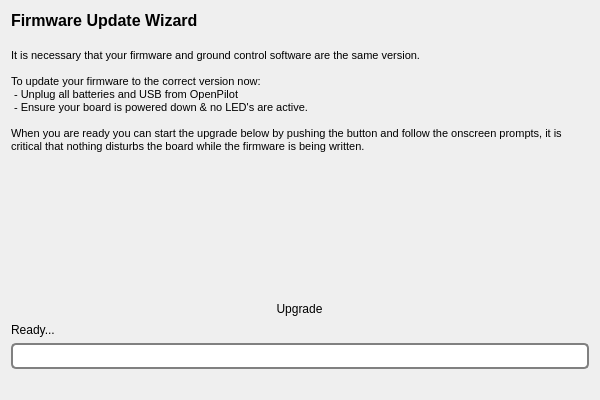
<?xml version="1.0" encoding="UTF-8"?>
<ui version="4.0">
 <class>AutoUpdatePage</class>
 <widget class="QWizardPage" name="AutoUpdatePage">
  <property name="geometry">
   <rect>
    <x>0</x>
    <y>0</y>
    <width>600</width>
    <height>400</height>
   </rect>
  </property>
  <property name="windowTitle">
   <string>WizardPage</string>
  </property>
  <layout class="QVBoxLayout" name="verticalLayout">
   <item>
    <widget class="QLabel" name="label">
     <property name="text">
      <string>&lt;!DOCTYPE HTML PUBLIC &quot;-//W3C//DTD HTML 4.0//EN&quot; &quot;http://www.w3.org/TR/REC-html40/strict.dtd&quot;&gt;
&lt;html&gt;&lt;head&gt;&lt;meta name=&quot;qrichtext&quot; content=&quot;1&quot; /&gt;&lt;style type=&quot;text/css&quot;&gt;
p, li { white-space: pre-wrap; }
&lt;/style&gt;&lt;/head&gt;&lt;body style=&quot; font-family:'MS Shell Dlg 2'; font-size:8pt; font-weight:400; font-style:normal;&quot;&gt;
&lt;p style=&quot; margin-top:0px; margin-bottom:0px; margin-left:0px; margin-right:0px; -qt-block-indent:0; text-indent:0px;&quot;&gt;&lt;span style=&quot; font-size:12pt; font-weight:600;&quot;&gt;Firmware Update Wizard&lt;/span&gt;&lt;/p&gt;
&lt;p style=&quot;-qt-paragraph-type:empty; margin-top:0px; margin-bottom:0px; margin-left:0px; margin-right:0px; -qt-block-indent:0; text-indent:0px; font-size:12pt; font-weight:600;&quot;&gt;&lt;br /&gt;&lt;/p&gt;
&lt;p style=&quot; margin-top:0px; margin-bottom:0px; margin-left:0px; margin-right:0px; -qt-block-indent:0; text-indent:0px;&quot;&gt;It is necessary that your firmware and ground control software are the same version.&lt;/p&gt;
&lt;p style=&quot;-qt-paragraph-type:empty; margin-top:0px; margin-bottom:0px; margin-left:0px; margin-right:0px; -qt-block-indent:0; text-indent:0px;&quot;&gt;&lt;br /&gt;&lt;/p&gt;
&lt;p style=&quot; margin-top:0px; margin-bottom:0px; margin-left:0px; margin-right:0px; -qt-block-indent:0; text-indent:0px;&quot;&gt;To update your firmware to the correct version now:&lt;/p&gt;
&lt;p style=&quot; margin-top:0px; margin-bottom:0px; margin-left:0px; margin-right:0px; -qt-block-indent:0; text-indent:0px;&quot;&gt; - Unplug all batteries and USB from OpenPilot&lt;/p&gt;
&lt;p style=&quot; margin-top:0px; margin-bottom:0px; margin-left:0px; margin-right:0px; -qt-block-indent:0; text-indent:0px;&quot;&gt; - Ensure your board is powered down &amp;amp; no LED's are active.&lt;/p&gt;
&lt;p style=&quot;-qt-paragraph-type:empty; margin-top:0px; margin-bottom:0px; margin-left:0px; margin-right:0px; -qt-block-indent:0; text-indent:0px;&quot;&gt;&lt;br /&gt;&lt;/p&gt;
&lt;p style=&quot; margin-top:0px; margin-bottom:0px; margin-left:0px; margin-right:0px; -qt-block-indent:0; text-indent:0px;&quot;&gt;When you are ready you can start the upgrade below by pushing the button and follow the onscreen prompts, it is critical that nothing disturbs the board while the firmware is being written.&lt;/p&gt;&lt;/body&gt;&lt;/html&gt;</string>
     </property>
     <property name="alignment">
      <set>Qt::AlignLeading|Qt::AlignLeft|Qt::AlignTop</set>
     </property>
     <property name="wordWrap">
      <bool>true</bool>
     </property>
    </widget>
   </item>
   <item>
    <spacer name="verticalSpacer">
     <property name="orientation">
      <enum>Qt::Vertical</enum>
     </property>
     <property name="sizeHint" stdset="0">
      <size>
       <width>20</width>
       <height>40</height>
      </size>
     </property>
    </spacer>
   </item>
   <item>
    <layout class="QHBoxLayout" name="horizontalLayout">
     <item>
      <widget class="QToolButton" name="startUpdate">
       <property name="toolTip">
        <string>Upgrade now</string>
       </property>
       <property name="styleSheet">
        <string notr="true">QToolButton { border: none }</string>
       </property>
       <property name="text">
        <string>Upgrade</string>
       </property>
       <property name="icon">
        <iconset resource="../wizardResources.qrc">
         <normaloff>:/setupwizard/resources/bttn-upgrade-up.png</normaloff>
         <normalon>:/setupwizard/resources/bttn-upgrade-down.png</normalon>:/setupwizard/resources/bttn-upgrade-up.png</iconset>
       </property>
       <property name="iconSize">
        <size>
         <width>200</width>
         <height>70</height>
        </size>
       </property>
      </widget>
     </item>
    </layout>
   </item>
   <item>
    <layout class="QVBoxLayout" name="verticalLayout_2">
     <item>
      <widget class="QLabel" name="statusLabel">
       <property name="text">
        <string>Ready...</string>
       </property>
      </widget>
     </item>
     <item>
      <widget class="QProgressBar" name="levellinProgressBar">
       <property name="styleSheet">
        <string notr="true">QProgressBar {
     border: 2px solid grey;
     border-radius: 5px;
     text-align: center;
 }
QProgressBar::chunk {
     background-color: #3D6699;
     width: 10px;
     margin: 0.5px;
 }</string>
       </property>
       <property name="value">
        <number>0</number>
       </property>
       <property name="format">
        <string/>
       </property>
      </widget>
     </item>
    </layout>
   </item>
   <item>
    <widget class="QLabel" name="progressLabel">
     <property name="text">
      <string/>
     </property>
    </widget>
   </item>
  </layout>
 </widget>
 <resources>
  <include location="../wizardResources.qrc"/>
 </resources>
 <connections/>
</ui>
